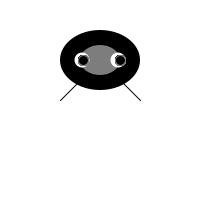
Frame 1 (no input)
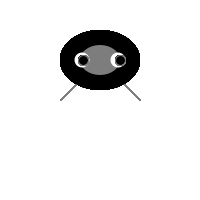
Frame 60 (the mouse pressed at the canvas centre just before this capture)
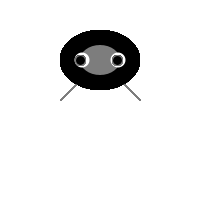
Frame 120 (the mouse held since frame 60 and released just before this capture)

The Processing sketch that drew these frames (run headless with seeded random() and noise(); from frame 60 on, the mouse is pressed at the canvas centre):

// Processing sketch: processing_9350
// ── processing_9350.pde

/**
 *    aufgabe
 *
 *    http://www.rmx.cz/monsters/
 *
 *    fjenett 20080327
 */

/* zeichne eine monsterrrrr mit den befehlen:
   
   point()
   line()
   triangle()
   quad()
   
   rect()
   ellipse()
   
   curve()
   bezier()
   
   fill() / noFill()
   stroke() / noStroke()
   
   smooth() / noSmooth()
*/

void setup ()
{
size (200, 200);
background (255);
smooth();
}

void draw()
{
line (100, 60, 60, 100);
line (60+80, 100, 20+80, 60);





fill (0);
noStroke();


ellipse(100, 60, 80, 60);

fill (125);
ellipse(100, 60, 40, 30);

 
fill(255);
ellipse(82, 60, 10+5, 10+5);
ellipse(118, 60, 10+5, 10+5);


for ( int i =0; i<width; i++)
{
  float x = map (mouseX, 0, width, 83, 78);
  float x2 = map (mouseX, 0, width,  120, 115);
  
fill (0);
stroke (125);
ellipse(x, 60, 10, 10);
ellipse(x2, 60, 10, 10);
}
}
